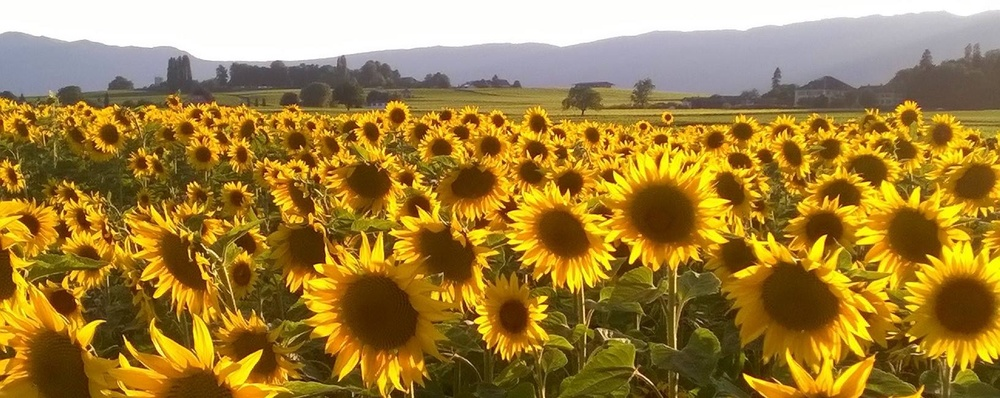
#> input picture ImageManipulation/OriginalImages/sunflowers.jpg, 1000 x 398 px, shrunk from 1632 x 649 before the run
$ python popYellow.py
#> lines starting #> are read from the running program, lines starting #| are printed output that depends on the picture
# Image Manipulation
# Python program to highlight yellow by converting non-yellow pixels to grey scale

# import image module from Python Imaging Library (PIL)
from PIL import Image

# Open file and load image
image  = Image.open('OriginalImages/sunflowers.jpg')
#> image is the input picture: PIL image 1000x398 RGB; mean R, G, B 160.7, 128.9, 60.7
pixels = image.load()

# Get width and height of image
width, height = image.size
#> width = 1000; height = 398

# Vaiables to chenge and note effect
red_limit = 240
green_limit = 165

# Loop over all pixels
for x in range(width):
    for y in range(height):

        # Get the values of rgb for each pixel
        red, green, blue = image.getpixel((x, y))

        # If yellow set pixel as yellow
        if (red > red_limit and green > green_limit):
            pixels[x, y] = (red,green,blue)

        else:
            # Calculate the average for each pixel and convert to integer value
            avg = int((red + blue + green)/3)

            # Set Pixel with grey value
            pixels[x, y] = (avg, avg, avg)

# Save new image in NewImages folder as jpg
image.save('NewImages/popYellow.jpg')
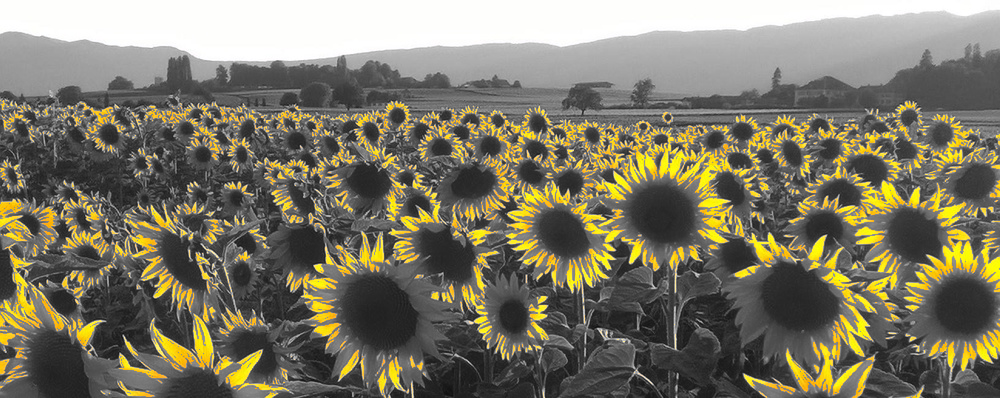
#> saved as popYellow.jpg: PIL image 1000x398 RGB; mean R, G, B 125.1, 120.9, 103.5

$ run again, with ImageManipulation/OriginalImages/mountains.jpg copied over ImageManipulation/OriginalImages/sunflowers.jpg
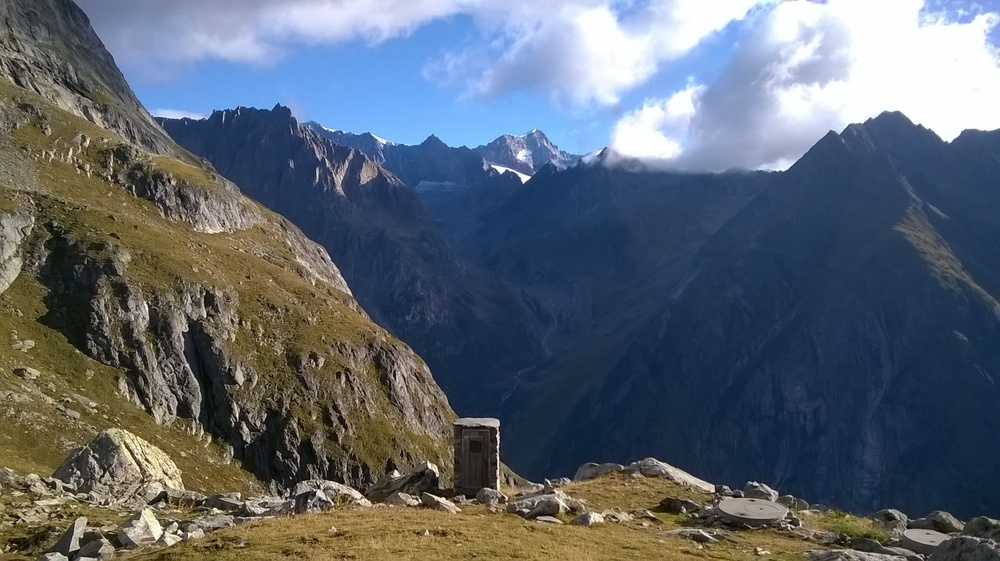
#> input picture ImageManipulation/OriginalImages/mountains.jpg, 1000 x 561 px, shrunk from 1632 x 916 before the run
#> image is the input picture: PIL image 1000x561 RGB; mean R, G, B 93.2, 102.2, 112.5
#> `image.save('NewImages/popYellow.jpg')`:
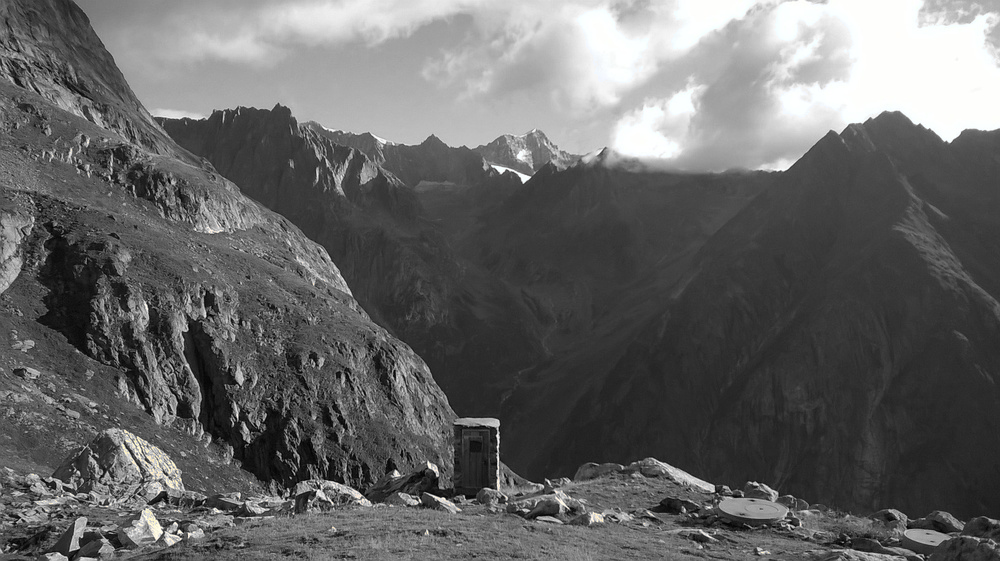
#> saved as popYellow.jpg: PIL image 1000x561 RGB; mean R, G, B 102.3, 102.4, 102.3
